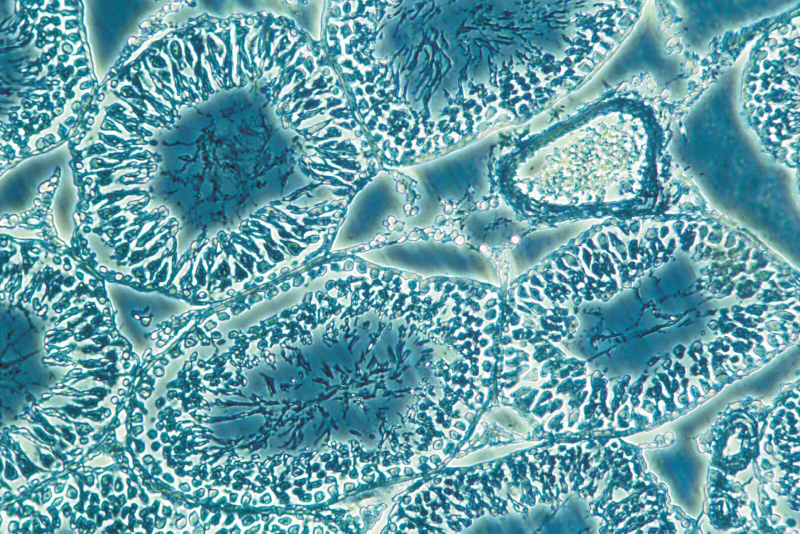
#> input picture microscope.jpg, 1600 x 1067 px (shown at 1/2 size)
$ python advanced_dashboard.py
#> lines starting #> are read from the running program, lines starting #| are printed output that depends on the picture; after the words box and inside, x2 and y2 are one past the last pixel; in counts of white or black regions, pixels touching at a corner belong together
import cv2
import numpy as np
import pandas as pd
from tkinter import Tk
from tkinter.filedialog import askopenfilename

# Select image
Tk().withdraw()

image_path = askopenfilename(
    title="Select Microscope Image",
    filetypes=[("Image Files", "*.jpg *.jpeg *.png *.bmp")]
)
#> the answer given: ../microscope.jpg

if not image_path:
    print("No image selected!")
    exit()

img = cv2.imread(image_path)
#> img is the input picture: shape (1067, 1600, 3); mean B, G, R 169.8, 159.7, 102.2

if img is None:
    print("Image not found!")
    exit()

# Resize
img = cv2.resize(img, (600, 400))
#> img: shape (400, 600, 3)

# Grayscale
gray = cv2.cvtColor(img, cv2.COLOR_BGR2GRAY)

# Porosity Detection
_, porosity = cv2.threshold(gray, 100, 255, cv2.THRESH_BINARY_INV)
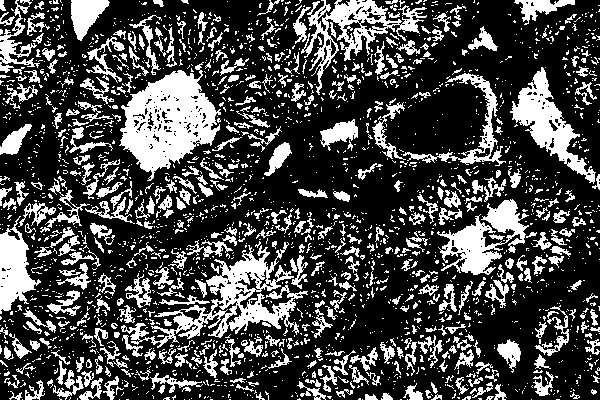
#> porosity: shape (400, 600); 28.2% white; 2306 white regions (1859 under 20 px), largest, box (x1, y1, x2, y2) and area: (119, 62, 221, 181) 6272, (121, 242, 308, 348) 4864, (301, 0, 427, 95) 3025
# Particle Analysis
num_labels, labels, stats, centroids = cv2.connectedComponentsWithStats(
    porosity, connectivity=8
)
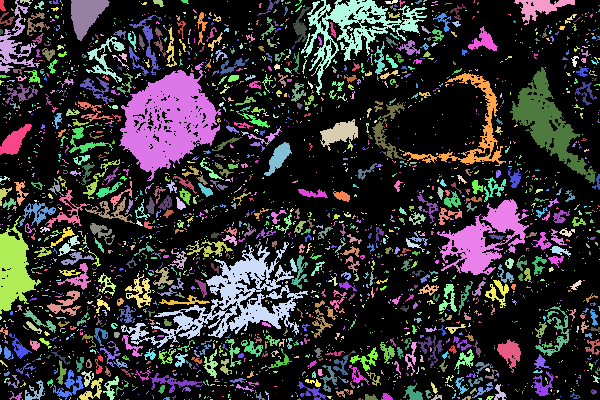
#> labels: shape (400, 600) int32; 2307 distinct labels, from 0 to 2306; one colour per label, 0 black
#> num_labels = 2307; stats = 2307 rows, first 6: [0, 0, 600, 400, 172344], [0, 0, 6, 11, 46], [0, 0, 40, 73, 838], [20, 0, 12, 5, 29], [32, 0, 1, 1, 1], [34, 1, 10, 9, 39]; centroids = 2307 pairs, first value 0 to 599, second value 0 to 399

particle_data = []

for i in range(1, num_labels):
    area = stats[i, cv2.CC_STAT_AREA]

    if area > 10:
        diameter = np.sqrt((4 * area) / np.pi)

        particle_data.append([
            i,
            area,
            round(diameter, 2)
        ])
#> this loop made 2306 passes
#> (area, diameter) on passes 1, 2, 3, 5, 9, 11, 12, 14, 18, 19, 25, 40: (46, 7.65), (838, 32.66), (29, 6.08), (39, 7.05), (932, 34.45), (48, 7.82), (20, 5.05), (67, 9.24), (3025, 62.06), (34, 6.58), (611, 27.89), (68, 9.3)
#> after the loop, particle_data = 653 items, first 6: [1, 46, 7.65], [2, 838, 32.66], [3, 29, 6.08], [5, 39, 7.05], [7, 18, 4.79], [9, 932, 34.45]
# Crack Detection
# Improved Crack Detection

gray_blur = cv2.GaussianBlur(gray, (5,5), 0)

thresh = cv2.adaptiveThreshold(
    gray_blur,
    255,
    cv2.ADAPTIVE_THRESH_GAUSSIAN_C,
    cv2.THRESH_BINARY_INV,
    11,
    2
)
#> thresh: shape (400, 600); 47.7% white; 666 white regions (293 under 20 px), largest, box (x1, y1, x2, y2) and area: (0, 226, 381, 400) 11760, (120, 0, 314, 173) 6280, (0, 0, 125, 200) 5850

kernel = np.ones((3,3), np.uint8)

cracks = cv2.morphologyEx(
    thresh,
    cv2.MORPH_OPEN,
    kernel
)
#> cracks: shape (400, 600); 38.8% white; 1592 white regions (522 under 20 px), largest, box (x1, y1, x2, y2) and area: (386, 73, 499, 149) 1456, (506, 258, 600, 371) 1344, (399, 147, 491, 171) 808
# Remove noise
kernel = np.ones((3,3), np.uint8)
cracks = cv2.morphologyEx(thresh, cv2.MORPH_OPEN, kernel)

# Keep only long thin objects
num_labels, labels, stats, _ = cv2.connectedComponentsWithStats(cracks)
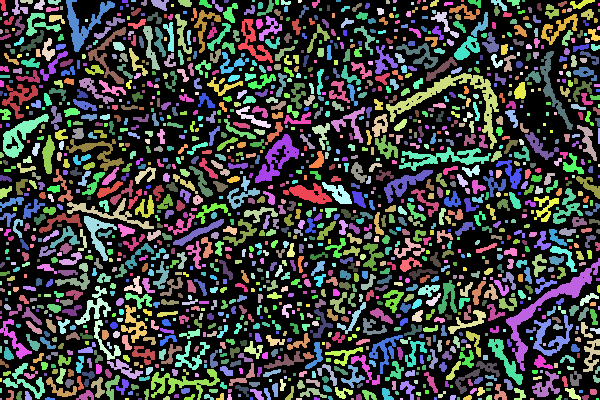
#> labels: shape (400, 600) int32; 1593 distinct labels, from 0 to 1592; one colour per label, 0 black
#> num_labels = 1593; stats = 1593 rows, first 6: [0, 0, 600, 400, 146866], [0, 0, 6, 11, 51], [12, 0, 16, 15, 109], [20, 0, 13, 4, 40], [34, 0, 11, 10, 71], [48, 0, 13, 5, 47]

filtered = np.zeros_like(cracks)

for i in range(1, num_labels):
    area = stats[i, cv2.CC_STAT_AREA]

    if area > 500:
        filtered[labels == i] = 255
#> this loop made 1592 passes
#> area on passes 1 to 3: 51, 109, 40
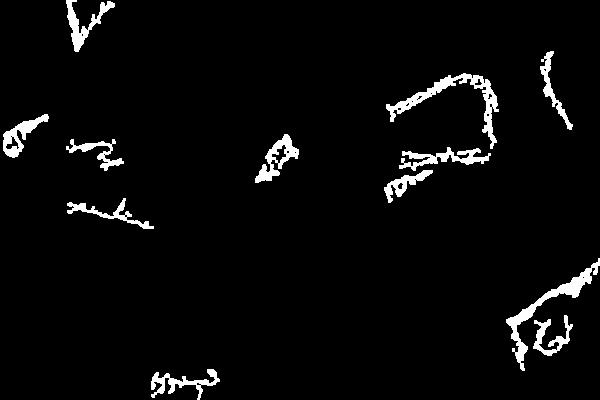
#> filtered: shape (400, 600); 3.8% white; 12 white regions

cracks = filtered
# Particle Count
particle_data = []
contours, _ = cv2.findContours(
    porosity,
    cv2.RETR_EXTERNAL,
    cv2.CHAIN_APPROX_SIMPLE
)
#> contours = 2304 contours, 2009 with area under 20; largest, box (x1, y1, x2, y2) and area: (119, 62, 221, 181) 6502, (121, 242, 308, 348) 4927, (301, 0, 427, 95) 3094, (510, 67, 596, 184) 2948, (437, 199, 529, 275) 2668
particle_count = 0

for cnt in contours:

    area = cv2.contourArea(cnt)

    if area > 20:

        particle_count += 1

        diameter = np.sqrt(4 * area / np.pi)

        particle_data.append([
            particle_count,
            round(area, 2),
            round(diameter, 2)
        ])
#> this loop made 2304 passes
#> (area, diameter) on passes 39, 41, 48, 59, 73, 95, 98, 103, 108, 110, 111, 118: (22.5, 5.35), (40.5, 7.18), (41.5, 7.27), (25, 5.64), (33.5, 6.53), (25.5, 5.7), (67, 9.24), (22, 5.29), (131.5, 12.94), (57, 8.52), (24.5, 5.59), (123, 12.51)
#> area on pass 301: 91.5
#> after the loop, particle_count = 289; particle_data = 289 items, first 6: [1, 22.5, 5.35], [2, 40.5, 7.18], [3, 41.5, 7.27], [4, 25, 5.64], [5, 33.5, 6.53], [6, 25.5, 5.7]
# Porosity %
porosity_percent = (
    np.count_nonzero(porosity) /
    porosity.size
) * 100
#> porosity_percent = 28.19

# Crack %
crack_pixels = cv2.countNonZero(cracks)
#> crack_pixels = 9111

crack_percent = (
    crack_pixels /
    cracks.size
) * 100
#> crack_percent = 3.8

# Health Score
health_score = max(
    0,
    100 - (porosity_percent + crack_percent)
)
#> health_score = 68.01

# Grade
if health_score >= 80:
    grade = "EXCELLENT"
elif health_score >= 60:
    grade = "GOOD"
elif health_score >= 40:
    grade = "MODERATE"
else:
    grade = "POOR"
# Save Report

with open("analysis_report.txt", "w") as report:
    report.write("Material Analysis Report\n")
    report.write("========================\n\n")

    report.write(f"Particles      : {particle_count}\n")
    report.write(f"Porosity (%)   : {porosity_percent:.2f}\n")
    report.write(f"Cracks (%)     : {crack_percent:.2f}\n")
    report.write(f"Health Score   : {health_score:.2f}\n")
    report.write(f"Grade          : {grade}\n")

print("Report saved: analysis_report.txt")
# Convert to BGR
gray_bgr = cv2.cvtColor(gray, cv2.COLOR_GRAY2BGR)
porosity_bgr = cv2.cvtColor(porosity, cv2.COLOR_GRAY2BGR)
cracks_bgr = cv2.cvtColor(cracks, cv2.COLOR_GRAY2BGR)

# Dashboard Layout
top = np.hstack((img, gray_bgr))
bottom = np.hstack((porosity_bgr, cracks_bgr))
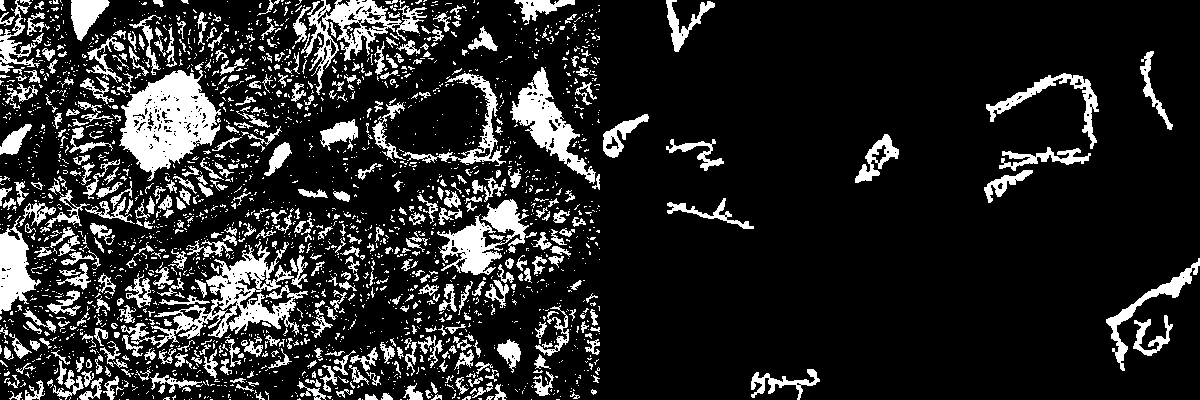
#> bottom: shape (400, 1200, 3); 16% white; 2318 white regions (1859 under 20 px), largest, box (x1, y1, x2, y2) and area: (119, 62, 221, 181) 6272, (121, 242, 308, 348) 4864, (301, 0, 427, 95) 3025
dashboard = np.vstack((top, bottom))

# Title
cv2.putText(
    dashboard,
    "SEEING MATTER IN LAYERS",
    (20, 40),
    cv2.FONT_HERSHEY_SIMPLEX,
    1.2,
    (0, 255, 0),
    3
)

# Labels
cv2.putText(
    dashboard,
    "Original Structure",
    (20, 80),
    cv2.FONT_HERSHEY_SIMPLEX,
    0.8,
    (255, 255, 255),
    2
)

cv2.putText(
    dashboard,
    "Microstructure",
    (620, 80),
    cv2.FONT_HERSHEY_SIMPLEX,
    0.8,
    (255, 255, 255),
    2
)

cv2.putText(
    dashboard,
    "Porosity Analysis",
    (20, 440),
    cv2.FONT_HERSHEY_SIMPLEX,
    0.8,
    (255, 255, 255),
    2
)

cv2.putText(
    dashboard,
    "Crack Analysis",
    (620, 440),
    cv2.FONT_HERSHEY_SIMPLEX,
    0.8,
    (255, 255, 255),
    2
)

# Metrics
cv2.putText(
    dashboard,
    f"Particles: {particle_count}",
    (20, 730),
    cv2.FONT_HERSHEY_SIMPLEX,
    0.8,
    (0, 255, 0),
    2
)

cv2.putText(
    dashboard,
    f"Porosity: {porosity_percent:.2f}%",
    (20, 760),
    cv2.FONT_HERSHEY_SIMPLEX,
    0.8,
    (0, 255, 0),
    2
)

cv2.putText(
    dashboard,
    f"Cracks: {crack_percent:.2f}%",
    (350, 730),
    cv2.FONT_HERSHEY_SIMPLEX,
    0.8,
    (0, 255, 0),
    2
)

cv2.putText(
    dashboard,
    f"Health Score: {health_score:.2f}",
    (350, 760),
    cv2.FONT_HERSHEY_SIMPLEX,
    0.8,
    (0, 255, 0),
    2
)

cv2.putText(
    dashboard,
    f"Grade: {grade}",
    (700, 760),
    cv2.FONT_HERSHEY_SIMPLEX,
    0.8,
    (0, 255, 255),
    2
)
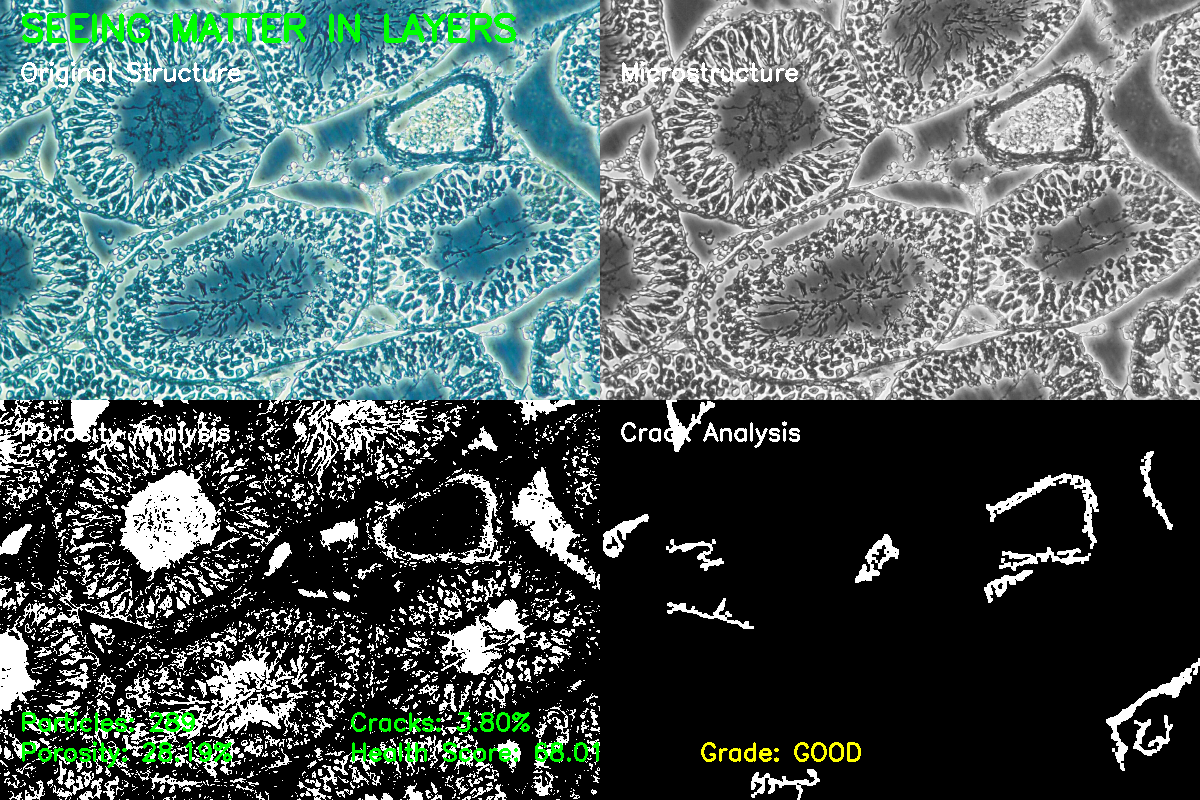
#> dashboard: shape (800, 1200, 3); mean B, G, R 98.1, 99.1, 82

# Save Image
cv2.imwrite("dashboard_result.png", dashboard)

# Save Report
with open("analysis_report.txt", "w") as report:
    report.write("===== SEEING MATTER IN LAYERS REPORT =====\n")
    report.write(f"Particles Found: {particle_count}\n")
    report.write(f"Porosity (%): {porosity_percent:.2f}\n")
    report.write(f"Crack Percentage (%): {crack_percent:.2f}\n")
    report.write(f"Health Score: {health_score:.2f}\n")
    report.write(f"Material Grade: {grade}\n")

# Display
cv2.imshow("Material Layer Explorer", dashboard)
key = cv2.waitKey(0)
#> (key Esc is pressed here)
print("Window closed")
cv2.destroyAllWindows()
print("Dashboard closed")
# Excel Export
df = pd.DataFrame(
    particle_data,
    columns=[
        "Particle ID",
        "Area (px²)",
        "Equivalent Diameter"
    ]
)
#> df = table of 289 rows and 3 columns

df.to_excel(
    "particle_distribution.xlsx",
    index=False
)

print("Particle table saved!")
# =========================
# SAVE RESULTS TO EXCEL
# =========================

import pandas as pd

data = {
    "Parameter": [
        "Particles",
        "Porosity (%)",
        "Crack Percentage (%)",
        "Health Score",
        "Material Grade"
    ],
    "Value": [
        particle_count,
        round(porosity_percent, 2),
        round(crack_percent, 2),
        round(health_score, 2),
        grade
    ]
}
#> data = {'Parameter': ['Particles', 'Porosity (%)', 'Crack Percentage (%)', 'Health Score', 'Material Grade'], 'Value': [289, 28.19, 3.8, 68.01, 'GOOD']}

df = pd.DataFrame(data)
#> df = table of 5 rows and 2 columns

df.to_excel("material_analysis.xlsx", index=False)
print("Reached graph section")

print("Excel file saved: material_analysis.xlsx")

print("Starting graph generation")
import matplotlib.pyplot as plt
import matplotlib.pyplot as plt

diameters = [row[2] for row in particle_data]
#> diameters = 289 values, max 90.98 at index 244, min 5.11 at index 32, mean 10.58

plt.figure(figsize=(8,5))
plt.hist(diameters, bins=20)

plt.title("Particle Size Distribution")
plt.xlabel("Equivalent Diameter")
plt.ylabel("Frequency")

plt.savefig("particle_size_distribution.png")
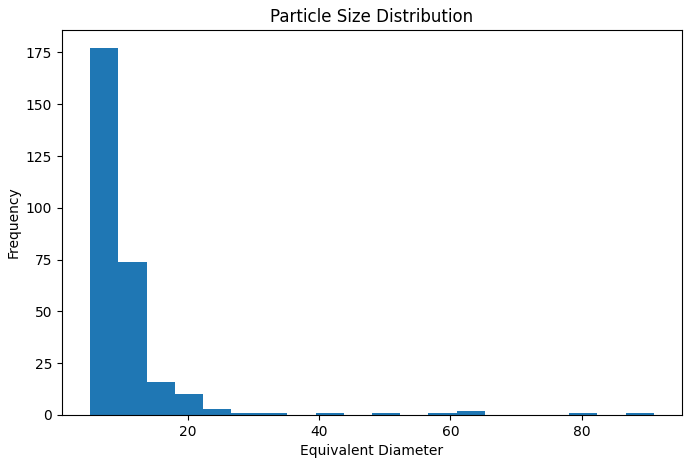
#> figure drawn by matplotlib, 1 panel; tallest bar 177 high, from x = 5.11 to 9.4
plt.close()

print("Graph saved!")
from reportlab.platypus import SimpleDocTemplate, Paragraph, Spacer, Image

from reportlab.lib.styles import getSampleStyleSheet

#> (the run stopped early here; a loop or call above may not have finished)
